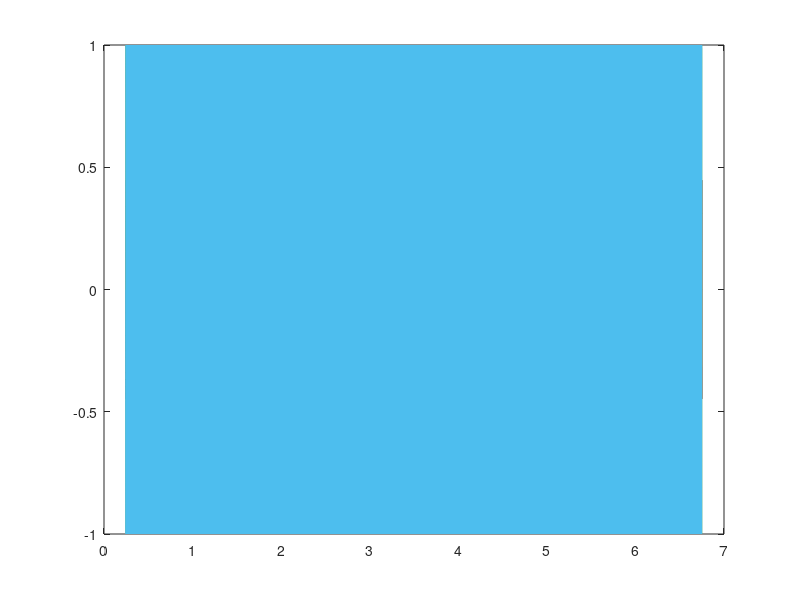
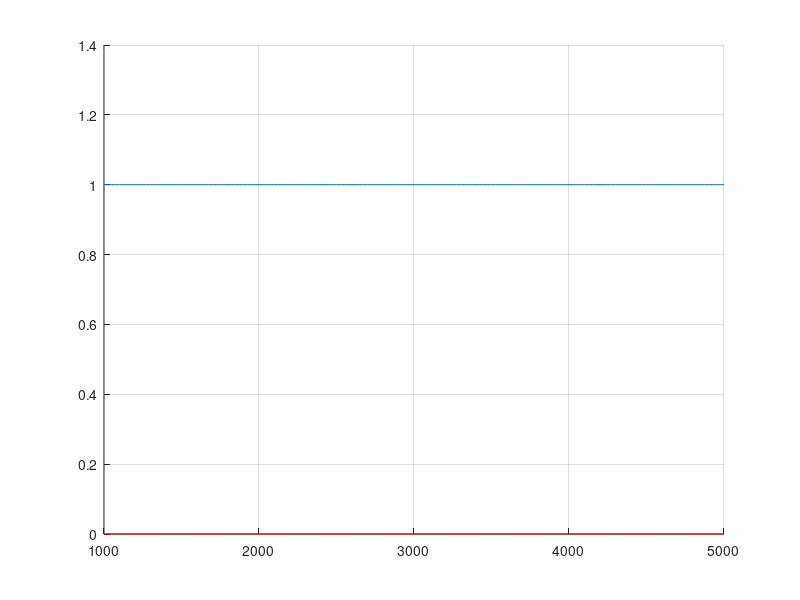

MATLAB code for these plots, in order:
function swiss_wavegen
d = date;
[s,m1, m2] = mkdir(sprintf('Experimental Data/%s/', d));
filename=sprintf('Experimental Data/%s/Ideal4', d); %must change to file that you want to save to
freq = [1000:25:5000];
%freq = 1000;

reflection = 1; %causes waves

x(1) = 0;
% x1 = .165+.29845;
x(2) = x(1)+.0254;
x(3) = x(2)+.2667;
x(4) = x(3)+.0254;
e = x(4) + .3048;
% x5 = 2*e-x4;
% x6 = 2*e-x3;
% x7 = 2*e-x2;
% x8 = 2*e-x1;

Fs=2e5; % Sample rate for output signal
Ts = 1/Fs;%duration to take one sample
NT=100; % number of periods per frequency point
c = 343;
A1 = .5; %amplitude of the incident wave
Ar = A1*0.2; %amplitude of the reflected wave
rshift = 180; %phase shift from reflection (radians)

t=0:Ts:Ts*(fix(Fs/4)-1); % initial waiting time = 0.25 seconds
outputSignalcos=t*0;
outputSignalsin=t*0;
w1 = t*0;
w2 = t*0;
w3 = t*0;
w4 = t*0;
for f = 1:length(freq)
    k=2*pi*freq(f)/c;
    
    tn=0:Ts:(NT/freq(f)-Ts); %time vector. NT/freq(f) is the amount of time that NT=(100) periods takes
    outputSignalcos = [outputSignalcos cos(2*pi*-freq(f)*tn)]; %signal sent into tube
    outputSignalsin = [outputSignalsin sin(2*pi*-freq(f)*tn)];
    t=[t tn+t(end)];
    
    p1 = A1*sin(2*pi*-freq(f)*tn+x(1)*k);
    p2 = A1*sin(2*pi*-freq(f)*tn+x(2)*k);
    p3 = A1*sin(2*pi*-freq(f)*tn+x(3)*k);
    p4 = A1*sin(2*pi*-freq(f)*tn+x(4)*k);
    if reflection == 1
        r1 = Ar*sin(2*pi*-freq(f)*tn+x(1)*k+rshift);
        r2 = Ar*sin(2*pi*-freq(f)*tn+x(2)*k+rshift);
        r3 = Ar*sin(2*pi*-freq(f)*tn+x(3)*k+rshift);
        r4 = Ar*sin(2*pi*-freq(f)*tn+x(4)*k+rshift);
        
        p1 = p1+r1;
        p2 = p2+r2;
        p3 = p3+r3;
        p4 = p4+r4;
    end

    w1 = [w1 p1];
    w2 = [w2 p2];
    w3 = [w3 p3];
    w4 = [w4 p4];
    
%     ph1 = k*x;
%     ph2 = rshift+k*x;
%     A2 = 0;
%     
%     if reflection == 1
%         A2 = Ar;
%     end
%     
%     ph = atan((A1*sin(ph1)-A2*sin(ph2))./(A1*cos(ph1)+A2*cos(ph2)));
%     A = (A1*cos(ph1)+A2*cos(ph2))./cos(ph);
%     
%     p = ones(size(tn'))*A.*cos((2*pi*freq(f)*tn)'*ones(size(ph))+ones(size(tn'))*ph);
% 
%     w1 = [w1 p(:,1)'];
%     w2 = [w2 p(:,2)'];
%     w3 = [w3 p(:,3)'];
%     w4 = [w4 p(:,4)'];
%     plot(t, w1, t,w2, t,w3, t,w4)
end

data = [w1' w2' w3' w4' outputSignalcos' outputSignalsin'];

plot(t,data)

% -- Remove offset --
for n=1:4
    mean(data(:,n));
    data(:,n)=(data(:,n)-mean(data(:,n))); %centers voltage data around zero
end

% -- Set t=0 --
n0=find(data(:,5)>.5,1,'first'); %find first value in column 5 of data >.5 
%perhaps defines the first value of t by looking for a suitable amplitude to be set as the reference point for
%all waves
t(1:n0-1)=[];
t=t-t(1); %deletes first all other points in t besides initial ref point then shifts t0 and all other t's to start at 0
data(1:n0-1,:)=[]; %clears all the voltage data to align with t0

n0b=find(outputSignalcos>.5,1,'first'); %sets the ref signal to start at .5 too
%not sure how this shift compares to the actual signal shift
outputSignalcos(1:n0b-1)=[];

% -- Beginning and end of each frequency step --
Nn=NT./freq*Fs; %number of samples for each frequency
for n=1:length(Nn)
    Nc(n)=sum(Nn(1:n));
end
Nc=[0 Nc];
clear n Nn %sums up all the elements of Nn [1 1+1 1+2+3...] then adds a 0 to the begining

%% -- Calculate amplitudes and phases from time signals --

disp(['calculating amplitudes and phases from time signals...'])
for n=1:length(freq) %like or freq in freqrange forloop
    for m=1:4 %probs each mic

        nta=fix(Nc(n)+.3*(Nc(n+1)-Nc(n)));
        ntb=fix(Nc(n)+.8*(Nc(n+1)-Nc(n)));
        
        X = (data(nta:ntb,m)' * data(nta:ntb,5))/length(nta:ntb);
        Y = (data(nta:ntb,m)' * data(nta:ntb,6))/length(nta:ntb);
        Am(m,n) = 2*sqrt(X^2 + Y^2);
        Ph(m,n) = atan2(Y,X);
    end
%          plot(t, data(:,1),'k'), hold on
%          plot(t(nta:ntb), data(nta:ntb,1),'r')
%          hold off,
%          pause()
end


%% -- Computing tramsmissionn and reflection coeffients --
disp(['computing tramsmissionn and reflection coeffients...'])
c1 = 1;
c2 = 1;
c3 = 1;
c4 = 1;
p12=Am(3,:)/c3.*exp(j*Ph(3,:));
p11=Am(4,:)/c4.*exp(j*Ph(4,:));
p21=Am(1,:)/c1.*exp(j*Ph(1,:));
p22=Am(2,:)/c2.*exp(j*Ph(2,:));

p12=Am(1,:)/c3.*exp(j*Ph(1,:));
p11=Am(2,:)/c4.*exp(j*Ph(2,:));
p21=Am(3,:)/c1.*exp(j*Ph(3,:));
p22=Am(4,:)/c2.*exp(j*Ph(4,:));

% -- Transfer functions --
H121=p12./p11;
H221=p22./p21;
H2111=p21./p11;

% -- Wavenumber --
k=2*pi*freq/c;

% -- Distances --
x12 = 0.0;
x11 = x12+.0254;
x21 = x11+10.5*.0254;
x22 = x21+.0254;

% -- Reflection and transmission coefficients -- 
R1 = (H121.*exp(j*k*x11) - exp(j*k*x12)) ./ (exp(-j*k*x12) - H121.*exp(-j*k*x11));
R2 = (H221.*exp(-j*k*x21) - exp(-j*k*x22)) ./ (exp(j*k*x22) - H221.*exp(j*k*x21));
T12 = H2111 .* (exp(j*k*x11) + R1.*exp(-j*k*x11)) ./ (exp(j*k*x21) + 1./R2.*exp(-j*k*x21));

T = T12.*(1-R1./R2)./(1-(T12./R2).^2);
R = (R1 - T12.^2./R2)./(1-(T12./R2).^2);

disp(['done!'])
figure
hold on
plot(freq, abs(T).^2)
plot(freq, abs(R).^2,'r')
%plot(freq, 1-abs(R).^2-abs(T).^2,'g')
grid on
hold off

end